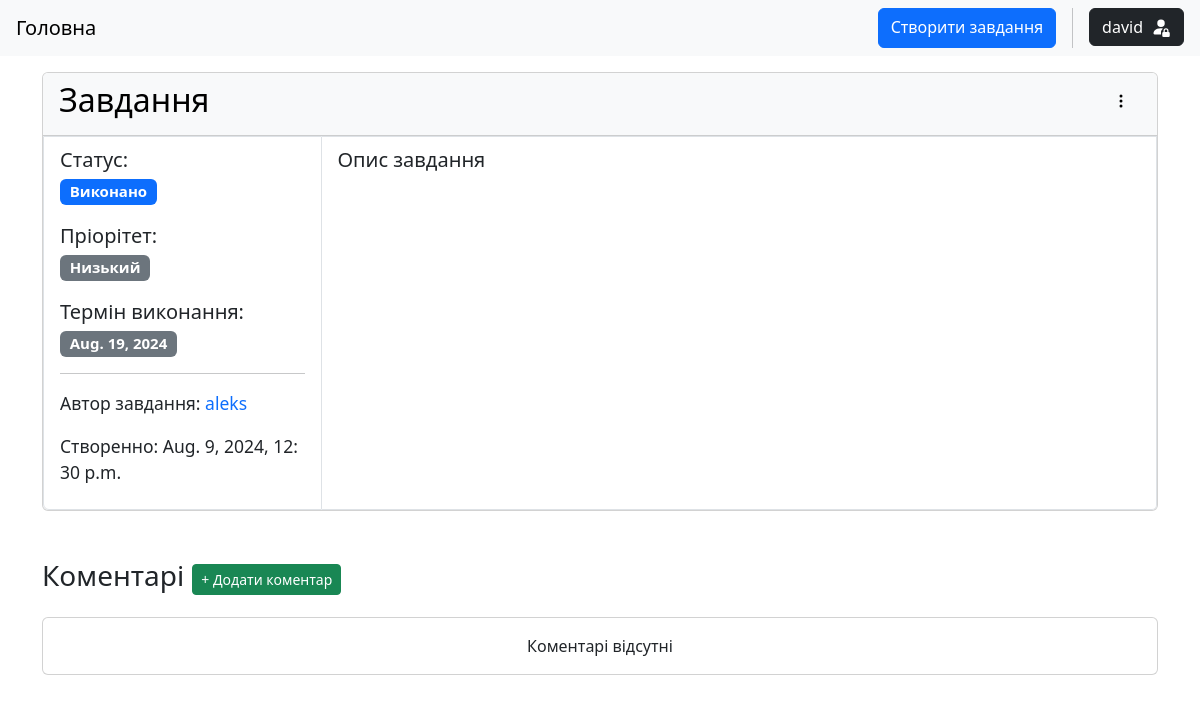
Page /23/ (signed in) on the earlier database version.
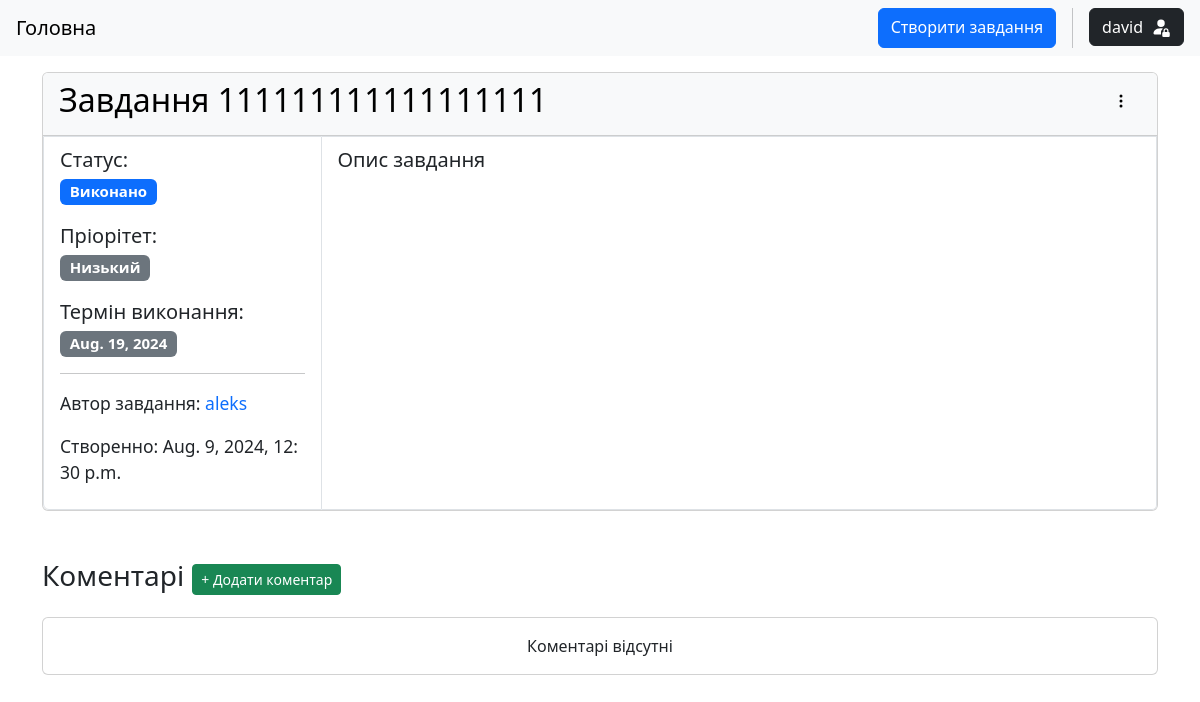
Same page on the later database version.
### tasks/models.py (models this page shows, shortened)
class Task(models.Model):
    STATUS_CHOICES = (
        ("todo", "Назначено"),
        ("in_progress", "В процесі"),
        ("done", "Виконано")
    )
    PRIORITY_CHOICES = (
        ("low", "Низький"),
        ("medium", "Середній"),
        ("high", "Високий")
    )
    title = models.CharField(max_length=256)
    description = models.TextField()
    status = models.CharField(max_length=20, choices=STATUS_CHOICES, default="todo")
    priority = models.CharField(max_length=20, choices=PRIORITY_CHOICES, default="medium")
    due_date = models.DateField(null=True, blank=True)
    author = models.ForeignKey(User, on_delete=models.CASCADE, related_name="tasks")
    created = models.DateTimeField(auto_now_add=True)
    class Meta:
        ordering = ["-created"]

### tasks/views.py (the view, shortened to what this page needs)
# urls.py: path("<int:pk>/", views.TaskDetailView.as_view(), name="task-detail"),
class TaskDetailView(LoginRequiredMixin, DetailView):
    model = models.Task
    context_object_name = "task"
    template_name = "tasks/task_detail.html"
    def get_context_data(self, **kwargs):
        context = super().get_context_data(**kwargs)
        task = self.get_object()
        user = self.request.user
        comments = models.Comment.objects.filter(task=task).annotate(count=Count("likes")).order_by("-count", "-created_at")
        context["comments"] = comments
        context["liked_comments"] = []
        if user.is_authenticated:
            context["liked_comments"] = [comment for comment in comments if any(like in comment.likes.all() for like in user.like_comments.all())]
        context["form"] = CommentForm()
        return context

### templates/tasks/task_detail.html (shortened to what the changed rows need)
{% extends 'base.html' %}
{% block content %}
{% load custom_tags %}
<div class="container mt-3">
    <div class="card w-100">
        <div class="card-header text-bg-light d-flex justify-content-between">
            <h2>{{task.title}}</h2>
            <div class="dropdown">
                <button type="button" data-bs-toggle="dropdown" aria-expanded="false" class="btn border border-0">
                </button>
            </div>
        </div>
        <ul class="list-group list-group-horizontal fs-5">
            <li class="list-group-item rounded-top-0 w-25">
                <div>
                    <p><b class="fw-medium">Статус</b>: <br> <span class="badge bg-primary">{{task.get_status_display}}</span></p>
                    <p><b class="fw-medium">Пріорітет</b>: <br> <span class="badge bg-secondary">{{task.get_priority_display}}</span></p>
                    <p><b class="fw-medium">Термін виконання</b>: <br>
                        <span class="badge text-bg-secondary">
                            {% if task.due_date %}
                                {{task.due_date}}
                            {% else %}
                            Немає
                            {% endif %}
                        </span>
                    </p>
                    <small>
                        <p>
                            <b class="fw-medium">Автор завдання:
                            <a class="text-decoration-none" href="{% url 'users:account' task.author.username %}">{{task.author.username}}</a></b>
                        </p>
                        <p>
                            <b class="fw-medium">Створенно: {{task.created}}</b>
                        </p>
                    </small>
                </div>
            </li>
            <li class="list-group-item rounded-top-0 w-75">{{task.description|linebreaksbr}}</li>
        </ul>
    </div>
</div>
{% endblock %}

Differences in the rows shown:
changed Task "Опис завдання": title "Завдання" → "Завдання 111111111111111111"
